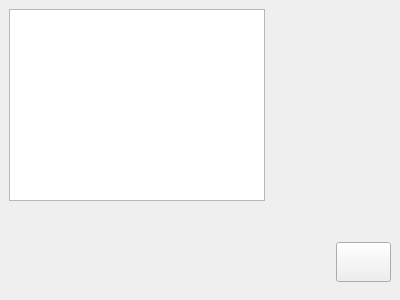
<?xml version="1.0" encoding="UTF-8"?>
<ui version="4.0">
 <class>SlideshowWindow</class>
 <widget class="QWidget" name="SlideshowWindow">
  <property name="geometry">
   <rect>
    <x>0</x>
    <y>0</y>
    <width>400</width>
    <height>300</height>
   </rect>
  </property>
  <property name="contextMenuPolicy">
   <enum>Qt::NoContextMenu</enum>
  </property>
  <property name="windowTitle">
   <string>Form</string>
  </property>
  <widget class="QGraphicsView" name="imageView">
   <property name="geometry">
    <rect>
     <x>9</x>
     <y>9</y>
     <width>256</width>
     <height>192</height>
    </rect>
   </property>
  </widget>
  <widget class="QWidget" name="ActionBarWidget" native="true">
   <property name="geometry">
    <rect>
     <x>336</x>
     <y>233</y>
     <width>55</width>
     <height>58</height>
    </rect>
   </property>
   <property name="minimumSize">
    <size>
     <width>0</width>
     <height>40</height>
    </size>
   </property>
   <layout class="QHBoxLayout" name="horizontalLayout">
    <item>
     <widget class="QPushButton" name="cmdClose">
      <property name="minimumSize">
       <size>
        <width>0</width>
        <height>40</height>
       </size>
      </property>
      <property name="text">
       <string/>
      </property>
     </widget>
    </item>
   </layout>
  </widget>
 </widget>
 <resources/>
 <connections/>
</ui>
